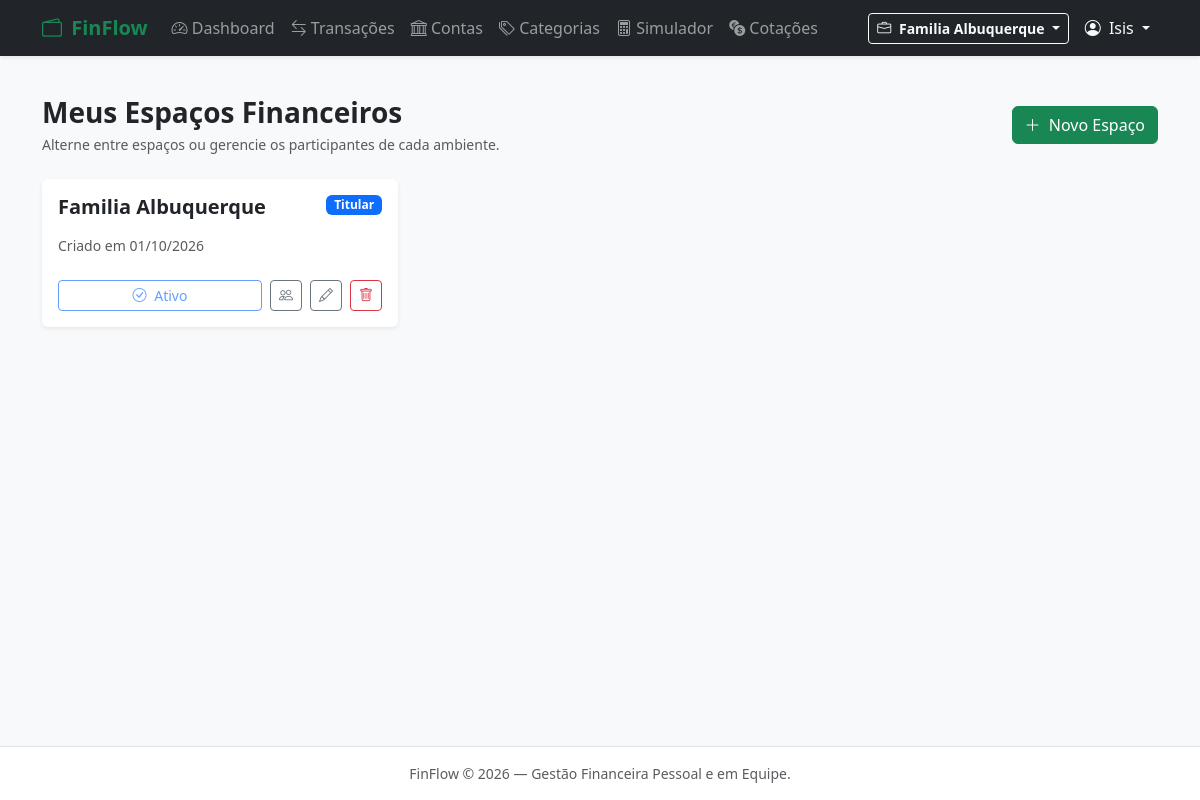
Page /usuarios/espacos/ (signed in) on the committed database.
### users/models.py (models this page shows, shortened)
class Workspace (models.Model):
    name = models.CharField(max_length=100)
    holder = models.ForeignKey(Profile, on_delete=models.CASCADE, related_name='workspaces')
    created_at = models.DateTimeField(auto_now_add=True)
    class Meta:
        verbose_name = "Espaço de trabalho"
        verbose_name_plural = "Espaços de trabalho"
        ordering = ["name"]

### users/views.py (the view)
# urls.py: path('espacos/', views.WorkspaceListView.as_view(), name='workspace_list'),
class WorkspaceListView(LoginRequiredMixin, ListView):
    model = Workspace
    template_name = "users/workspace_list.html"
    context_object_name = "workspaces"
    def get_queryset(self):
        profile, _ = Profile.objects.get_or_create(user=self.request.user)
        return Workspace.objects.filter(members__profile=profile).order_by("name")

### users/context_processors.py (called while the page is built)
def active_workspace_processor(request):
    if not request.user.is_authenticated or not hasattr(request.user, 'profile'):
        return {
            'active_workspace': None,
            'user_workspaces': [],
        }
    active_ws = get_active_workspace(request)
    memberships = WorkspaceMember.objects.filter(
        profile=request.user.profile
    ).select_related('workspace')
    user_workspaces = [member.workspace for member in memberships]
    return {
        'active_workspace': active_ws,
        'user_workspaces': user_workspaces,
    }

### users/utils.py (called while the page is built, shortened)
def get_active_workspace(request):
    if not request.user.is_authenticated:
        return None
    profile = getattr(request.user, 'profile', None)
    if not profile:
        return None
    workspace_id = request.session.get('active_workspace_id')
    if workspace_id:
        workspace = Workspace.objects.filter(
            id=workspace_id,
            members__profile=profile
        ).first()
        if workspace:
            return workspace

### templates/users/workspace_list.html (shortened to what this page needs)
{% extends "base.html" %}
{% block content %}
<div class="d-flex justify-content-between align-items-center mb-4">
  <div>
    <h1 class="h3 fw-bold mb-1">Meus Espaços Financeiros</h1>
    <p class="text-muted small mb-0">Alterne entre espaços ou gerencie os participantes de cada ambiente.</p>
  </div>
  <a href="{% url 'users:workspace_create' %}" class="btn btn-success">
    <i class="bi bi-plus-lg me-1"></i> Novo Espaço
  </a>
</div>
<div class="row g-4">
  {% for ws in workspaces %}
    <div class="col-12 col-md-6 col-lg-4">
      <div class="card h-100 shadow-sm border-0 {% if ws.id == active_workspace.id %}border-primary border-2{% endif %}">
        <div class="card-body d-flex flex-column">
          <div class="d-flex justify-content-between align-items-start mb-3">
            <h5 class="card-title fw-bold mb-0 text-truncate">{{ ws.name }}</h5>
            {% if ws.holder == user.profile %}
              <span class="badge bg-primary">Titular</span>
            {% else %}
              <span class="badge bg-secondary">Membro</span>
            {% endif %}
          </div>
          <p class="text-muted small mb-4 flex-grow-1">
            Criado em {{ ws.created_at|date:"d/m/Y" }}
          </p>
          <div class="d-flex gap-2">
            {% if ws.id == active_workspace.id %}
              <button class="btn btn-outline-primary btn-sm w-100" disabled>
                <i class="bi bi-check-circle me-1"></i> Ativo
              </button>
            {% else %}
              <a href="{% url 'users:workspace_select' ws.id %}" class="btn btn-primary btn-sm w-100">
                Ativar Espaço
              </a>
            {% endif %}
            <a href="{% url 'users:workspace_detail' ws.id %}" class="btn btn-outline-secondary btn-sm" title="Gerenciar Membros">
              <i class="bi bi-people"></i>
            </a>
            {% if ws.holder == user.profile or user.is_superuser %}
              <a href="{% url 'users:workspace_update' ws.id %}" class="btn btn-outline-secondary btn-sm" title="Editar Nome">
                <i class="bi bi-pencil"></i>
              </a>
              <a href="{% url 'users:workspace_delete' ws.id %}" class="btn btn-outline-danger btn-sm" title="Excluir Espaço">
                <i class="bi bi-trash"></i>
              </a>
            {% endif %}
          </div>
        </div>
      </div>
    </div>
  {% empty %}
    <div class="col-12 text-center py-5">
      <p class="text-muted">Você ainda não participa de nenhum espaço financeiro.</p>
      <a href="{% url 'users:workspace_create' %}" class="btn btn-primary">Criar Meu Primeiro Espaço</a>
    </div>
  {% endfor %}
</div>
{% endblock %}

### templates/base.html (shortened to what this page needs)
<!doctype html>
<html lang="pt-br">
  <head>
    <link
      href="https://cdn.jsdelivr.net/npm/bootstrap@5.3.3/dist/css/bootstrap.min.css"
      rel="stylesheet"
    />
    <link
      href="https://cdn.jsdelivr.net/npm/bootstrap-icons@1.11.3/font/bootstrap-icons.min.css"
      rel="stylesheet"
    />
  </head>
  <body class="bg-light d-flex flex-column min-vh-100">
    <nav class="navbar navbar-expand-lg navbar-dark bg-dark shadow-sm">
      <div class="container">
        <a
          class="navbar-brand fw-bold text-success"
          href="{% if user.is_authenticated %}{% url 'finances:dashboard' %}{% else %}/{% endif %}"
        >
          <i class="bi bi-wallet2 me-1"></i> FinFlow
        </a>
        <div class="collapse navbar-collapse" id="navbarNav">
          <ul class="navbar-nav me-auto">
            {% if user.is_authenticated %}
            <li class="nav-item">
              <a class="nav-link" href="{% url 'finances:dashboard' %}"
                ><i class="bi bi-speedometer2"></i> Dashboard</a
              >
            </li>
            <li class="nav-item">
              <a class="nav-link" href="{% url 'finances:transaction_list' %}"
                ><i class="bi bi-arrow-left-right"></i> Transações</a
              >
            </li>
            <li class="nav-item">
              <a class="nav-link" href="{% url 'finances:account_list' %}"
                ><i class="bi bi-bank"></i> Contas</a
              >
            </li>
            <li class="nav-item">
              <a class="nav-link" href="{% url 'finances:category_list' %}"
                ><i class="bi bi-tags"></i> Categorias</a
              >
            </li>
            <li class="nav-item">
              <a class="nav-link" href="{% url 'finances:simulator' %}"
                ><i class="bi bi-calculator"></i> Simulador</a
              >
            </li>
            <li class="nav-item">
              <a class="nav-link" href="{% url 'finances:currency_quotes' %}"
                ><i class="bi bi-currency-exchange"></i> Cotações</a
              >
            </li>
            {% endif %}
          </ul>
          <ul class="navbar-nav ms-auto align-items-center">
            {% if user.is_authenticated %}
            <li class="nav-item dropdown me-2">
              <a
                class="btn btn-outline-light btn-sm dropdown-toggle"
                href="#"
                role="button"
                data-bs-toggle="dropdown"
              >
                <i class="bi bi-briefcase me-1"></i>
                <span class="fw-semibold"
                  >{{ active_workspace.name|default:"Sem Espaço" }}</span
                >
              </a>
            </li>
            <li class="nav-item dropdown">
              <a
                class="nav-link dropdown-toggle text-light"
                href="#"
                role="button"
                data-bs-toggle="dropdown"
              >
                <i class="bi bi-person-circle me-1"></i> {{user.first_name|default:user.username }}
              </a>
            </li>
            {% endif %}
          </ul>
        </div>
      </div>
    </nav>
    <main class="container py-4 flex-grow-1">
      {% block content %} {% endblock %}
    </main>
    <footer
      class="bg-white border-top py-3 text-center text-muted small mt-auto"
    >
      <div class="container">
        FinFlow &copy; {% now "Y" %} — Gestão Financeira Pessoal e em Equipe.
      </div>
    </footer>
  </body>
</html>

### rows in the picture
Workspace: name "Familia Albuquerque", shows "Titular", created_at "01/10/2026", shows "Ativo"

### other values in the picture
{{ user.first_name|default:user.username }} "Isis"
